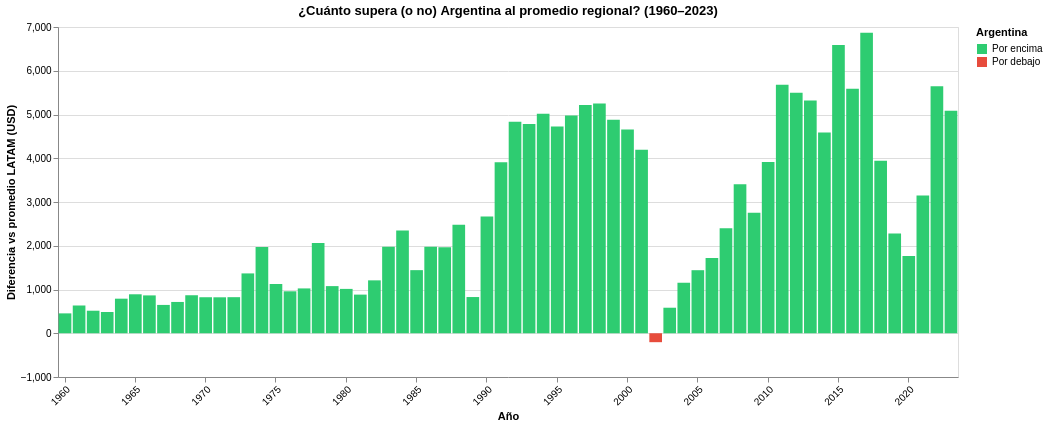

Write notebook code for a chart like this one.
### Markdown cell above
Procedemos a analizar como cambio el PBI per capita de Argentina vs el promedio de latinoamerica año tras año

### Code cell
# Promedio regional por año (excluyendo Argentina)
df_latam_avg = (
    df[df["ISO"] != "ARG"]
    .groupby("Año")["PBI_per_capita"]
    .mean()
    .reset_index()
)
df_latam_avg["País"] = "Promedio LATAM"
df_latam_avg.columns = ["Año", "PBI_per_capita", "País"]

# Datos solo de Argentina
df_arg = df[df["ISO"] == "ARG"][["Año", "PBI_per_capita", "País"]].copy()

# Unir ambos
df_barras = pd.concat([df_arg, df_latam_avg], ignore_index=True)
print(df_barras.head(10))
barras = alt.Chart(df_barras).mark_bar().encode(
    x=alt.X("Año:O",
            title="Año",
            axis=alt.Axis(labelAngle=-45, values=list(range(1960, 2024, 5)))
    ),
    y=alt.Y("PBI_per_capita:Q",
            title="PBI per cápita (USD corrientes)"
    ),
    color=alt.Color("País:N",
        scale=alt.Scale(
            domain=["Argentina", "Promedio LATAM"],
            range=["#1f77b4", "#aec7e8"]  # azul oscuro vs azul claro
        ),
        legend=alt.Legend(title="")
    ),
    xOffset="País:N",  # ← esto pone las barras LADO A LADO por año
    tooltip=[
        alt.Tooltip("País:N", title="País"),
        alt.Tooltip("Año:O", title="Año"),
        alt.Tooltip("PBI_per_capita:Q", title="PBI per cápita (USD)", format=",.0f")
    ]
).properties(
    title="PBI per cápita: Argentina vs Promedio Latinoamérica (1960–2023)",
    width=900,
    height=450
).interactive()

barras
# Calcular diferencia
df_pivot = df_barras.pivot(index="Año", columns="País", values="PBI_per_capita").reset_index()
df_pivot["Diferencia"] = df_pivot["Argentina"] - df_pivot["Promedio LATAM"]
df_pivot["Color"] = df_pivot["Diferencia"].apply(lambda x: "Por encima" if x >= 0 else "Por debajo")

barras_dif = alt.Chart(df_pivot).mark_bar().encode(
    x=alt.X("Año:O", axis=alt.Axis(labelAngle=-45, values=list(range(1960, 2024, 5)))),
    y=alt.Y("Diferencia:Q", title="Diferencia vs promedio LATAM (USD)"),
    color=alt.Color("Color:N",
        scale=alt.Scale(
            domain=["Por encima", "Por debajo"],
            range=["#2ecc71", "#e74c3c"]  # verde / rojo
        ),
        legend=alt.Legend(title="Argentina")
    ),
    tooltip=[
        alt.Tooltip("Año:O", title="Año"),
        alt.Tooltip("Diferencia:Q", title="Diferencia (USD)", format=",.0f")
    ]
).properties(
    title="¿Cuánto supera (o no) Argentina al promedio regional? (1960–2023)",
    width=900,
    height=350
).interactive()

barras_dif

### Figure 1 — Vega-Lite specification as saved in the notebook (floating-point values rounded to 4 significant figures)
{"config": {"view": {"continuousWidth": 300, "continuousHeight": 300}}, "data": {"name": "data-2e3bb81e4170b6dfe4c5de4927d8c182"}, "mark": {"type": "bar"}, "encoding": {"color": {"field": "Color", "legend": {"title": "Argentina"}, "scale": {"domain": ["Por encima", "Por debajo"], "range": ["#2ecc71", "#e74c3c"]}, "type": "nominal"}, "tooltip": [{"field": "Año", "title": "Año", "type": "ordinal"}, {"field": "Diferencia", "format": ",.0f", "title": "Diferencia (USD)", "type": "quantitative"}], "x": {"axis": {"labelAngle": -45, "values": [1960, 1965, 1970, 1975, 1980, 1985, 1990, 1995, 2000, 2005, 2010, 2015, 2020]}, "field": "Año", "type": "ordinal"}, "y": {"field": "Diferencia", "title": "Diferencia vs promedio LATAM (USD)", "type": "quantitative"}}, "height": 350, "params": [{"name": "param_3", "select": {"type": "interval", "encodings": ["x", "y"]}, "bind": "scales"}], "title": "¿Cuánto supera (o no) Argentina al promedio regional? (1960–2023)", "width": 900, "$schema": "https://vega.github.io/schema/vega-lite/v5.20.1.json", "datasets": {"data-2e3bb81e4170b6dfe4c5de4927d8c182": [{"Año": 1960, "Argentina": 778.3, "Promedio LATAM": 323.8, "Diferencia": 454.4, "Color": "Por encima"}, {"Año": 1961, "Argentina": 971.3, "Promedio LATAM": 336.8, "Diferencia": 634.5, "Color": "Por encima"}, {"Año": 1962, "Argentina": 870.2, "Promedio LATAM": 355.1, "Diferencia": 515.1, "Color": "Por encima"}, {"Año": 1963, "Argentina": 853.0, "Promedio LATAM": 367.8, "Diferencia": 485.2, "Color": "Por encima"}, {"Año": 1964, "Argentina": 1176.0, "Promedio LATAM": 386.1, "Diferencia": 790.1, "Color": "Por encima"}, {"Año": 1965, "Argentina": 1282.0, "Promedio LATAM": 391.2, "Diferencia": 890.6, "Color": "Por encima"}, {"Año": 1966, "Argentina": 1275.0, "Promedio LATAM": 409.9, "Diferencia": 865.2, "Color": "Por encima"}, {"Año": 1967, "Argentina": 1064.0, "Promedio LATAM": 416.4, "Diferencia": 647.5, "Color": "Por encima"}, {"Año": 1968, "Argentina": 1142.0, "Promedio LATAM": 426.6, "Diferencia": 715.4, "Color": "Por encima"}, {"Año": 1969, "Argentina": 1330.0, "Promedio LATAM": 460.8, "Diferencia": 868.7, "Color": "Por encima"}, {"Año": 1970, "Argentina": 1323.0, "Promedio LATAM": 499.5, "Diferencia": 823.2, "Color": "Por encima"}, {"Año": 1971, "Argentina": 1373.0, "Promedio LATAM": 550.9, "Diferencia": 821.6, "Color": "Por encima"}, {"Año": 1972, "Argentina": 1409.0, "Promedio LATAM": 584.8, "Diferencia": 824.6, "Color": "Por encima"}, {"Año": 1973, "Argentina": 2098.0, "Promedio LATAM": 730.1, "Diferencia": 1368.0, "Color": "Por encima"}, {"Año": 1974, "Argentina": 2845.0, "Promedio LATAM": 875.4, "Diferencia": 1970.0, "Color": "Por encima"}, {"Año": 1975, "Argentina": 2027.0, "Promedio LATAM": 900.5, "Diferencia": 1126.0, "Color": "Por encima"}, {"Año": 1976, "Argentina": 1947.0, "Promedio LATAM": 987.8, "Diferencia": 959.1, "Color": "Por encima"}, {"Año": 1977, "Argentina": 2126.0, "Promedio LATAM": 1102.0, "Diferencia": 1025.0, "Color": "Por encima"}, {"Año": 1978, "Argentina": 3282.0, "Promedio LATAM": 1221.0, "Diferencia": 2061.0, "Color": "Por encima"}, {"Año": 1979, "Argentina": 2512.0, "Promedio LATAM": 1435.0, "Diferencia": 1077.0, "Color": "Por encima"}, {"Año": 1980, "Argentina": 2748.0, "Promedio LATAM": 1734.0, "Diferencia": 1014.0, "Color": "Por encima"}, {"Año": 1981, "Argentina": 2764.0, "Promedio LATAM": 1881.0, "Diferencia": 883.2, "Color": "Por encima"}, {"Año": 1982, "Argentina": 2915.0, "Promedio LATAM": 1706.0, "Diferencia": 1209.0, "Color": "Por encima"}, {"Año": 1983, "Argentina": 3538.0, "Promedio LATAM": 1563.0, "Diferencia": 1975.0, "Color": "Por encima"}, {"Año": 1984, "Argentina": 3915.0, "Promedio LATAM": 1564.0, "Diferencia": 2351.0, "Color": "Por encima"}, {"Año": 1985, "Argentina": 2906.0, "Promedio LATAM": 1463.0, "Diferencia": 1442.0, "Color": "Por encima"}, {"Año": 1986, "Argentina": 3436.0, "Promedio LATAM": 1456.0, "Diferencia": 1980.0, "Color": "Por encima"}, {"Año": 1987, "Argentina": 3477.0, "Promedio LATAM": 1510.0, "Diferencia": 1967.0, "Color": "Por encima"}, {"Año": 1988, "Argentina": 3993.0, "Promedio LATAM": 1510.0, "Diferencia": 2483.0, "Color": "Por encima"}, {"Año": 1989, "Argentina": 2375.0, "Promedio LATAM": 1547.0, "Diferencia": 827.7, "Color": "Por encima"}, {"Año": 1990, "Argentina": 4315.0, "Promedio LATAM": 1646.0, "Diferencia": 2669.0, "Color": "Por encima"}, {"Año": 1991, "Argentina": 5709.0, "Promedio LATAM": 1802.0, "Diferencia": 3907.0, "Color": "Por encima"}, {"Año": 1992, "Argentina": 6790.0, "Promedio LATAM": 1953.0, "Diferencia": 4837.0, "Color": "Por encima"}, {"Año": 1993, "Argentina": 6932.0, "Promedio LATAM": 2148.0, "Diferencia": 4784.0, "Color": "Por encima"}, {"Año": 1994, "Argentina": 7438.0, "Promedio LATAM": 2422.0, "Diferencia": 5016.0, "Color": "Por encima"}, {"Año": 1995, "Argentina": 7358.0, "Promedio LATAM": 2632.0, "Diferencia": 4726.0, "Color": "Por encima"}, {"Año": 1996, "Argentina": 7663.0, "Promedio LATAM": 2687.0, "Diferencia": 4976.0, "Color": "Por encima"}, {"Año": 1997, "Argentina": 8147.0, "Promedio LATAM": 2930.0, "Diferencia": 5217.0, "Color": "Por encima"}, {"Año": 1998, "Argentina": 8219.0, "Promedio LATAM": 2968.0, "Diferencia": 5251.0, "Color": "Por encima"}, {"Año": 1999, "Argentina": 7706.0, "Promedio LATAM": 2825.0, "Diferencia": 4881.0, "Color": "Por encima"}, {"Año": 2000, "Argentina": 7637.0, "Promedio LATAM": 2981.0, "Diferencia": 4656.0, "Color": "Por encima"}, {"Año": 2001, "Argentina": 7141.0, "Promedio LATAM": 2950.0, "Diferencia": 4192.0, "Color": "Por encima"}, {"Año": 2002, "Argentina": 2570.0, "Promedio LATAM": 2774.0, "Diferencia": -204.2, "Color": "Por debajo"}, {"Año": 2003, "Argentina": 3320.0, "Promedio LATAM": 2737.0, "Diferencia": 583.5, "Color": "Por encima"}, {"Año": 2004, "Argentina": 4242.0, "Promedio LATAM": 3088.0, "Diferencia": 1154.0, "Color": "Por encima"}, {"Año": 2005, "Argentina": 5068.0, "Promedio LATAM": 3626.0, "Diferencia": 1441.0, "Color": "Por encima"}, {"Año": 2006, "Argentina": 5869.0, "Promedio LATAM": 4151.0, "Diferencia": 1718.0, "Color": "Por encima"}, {"Año": 2007, "Argentina": 7185.0, "Promedio LATAM": 4787.0, "Diferencia": 2398.0, "Color": "Por encima"}, {"Año": 2008, "Argentina": 8944.0, "Promedio LATAM": 5537.0, "Diferencia": 3407.0, "Color": "Por encima"}, {"Año": 2009, "Argentina": 8150.0, "Promedio LATAM": 5395.0, "Diferencia": 2756.0, "Color": "Por encima"}, {"Año": 2010, "Argentina": 10260.0, "Promedio LATAM": 6345.0, "Diferencia": 3916.0, "Color": "Por encima"}, {"Año": 2011, "Argentina": 12700.0, "Promedio LATAM": 7026.0, "Diferencia": 5678.0, "Color": "Por encima"}, {"Año": 2012, "Argentina": 12950.0, "Promedio LATAM": 7452.0, "Diferencia": 5498.0, "Color": "Por encima"}, {"Año": 2013, "Argentina": 12960.0, "Promedio LATAM": 7644.0, "Diferencia": 5320.0, "Color": "Por encima"}, {"Año": 2014, "Argentina": 12230.0, "Promedio LATAM": 7647.0, "Diferencia": 4586.0, "Color": "Por encima"}, {"Año": 2015, "Argentina": 13680.0, "Promedio LATAM": 7090.0, "Diferencia": 6589.0, "Color": "Por encima"}, {"Año": 2016, "Argentina": 12700.0, "Promedio LATAM": 7110.0, "Diferencia": 5590.0, "Color": "Por encima"}, {"Año": 2017, "Argentina": 14530.0, "Promedio LATAM": 7663.0, "Diferencia": 6869.0, "Color": "Por encima"}, {"Año": 2018, "Argentina": 11750.0, "Promedio LATAM": 7808.0, "Diferencia": 3945.0, "Color": "Por encima"}, {"Año": 2019, "Argentina": 9956.0, "Promedio LATAM": 7679.0, "Diferencia": 2277.0, "Color": "Por encima"}, {"Año": 2020, "Argentina": 8536.0, "Promedio LATAM": 6769.0, "Diferencia": 1766.0, "Color": "Por encima"}, {"Año": 2021, "Argentina": 10740.0, "Promedio LATAM": 7590.0, "Diferencia": 3148.0, "Color": "Por encima"}, {"Año": 2022, "Argentina": 13960.0, "Promedio LATAM": 8315.0, "Diferencia": 5647.0, "Color": "Por encima"}, {"Año": 2023, "Argentina": 14260.0, "Promedio LATAM": 9177.0, "Diferencia": 5085.0, "Color": "Por encima"}]}}
